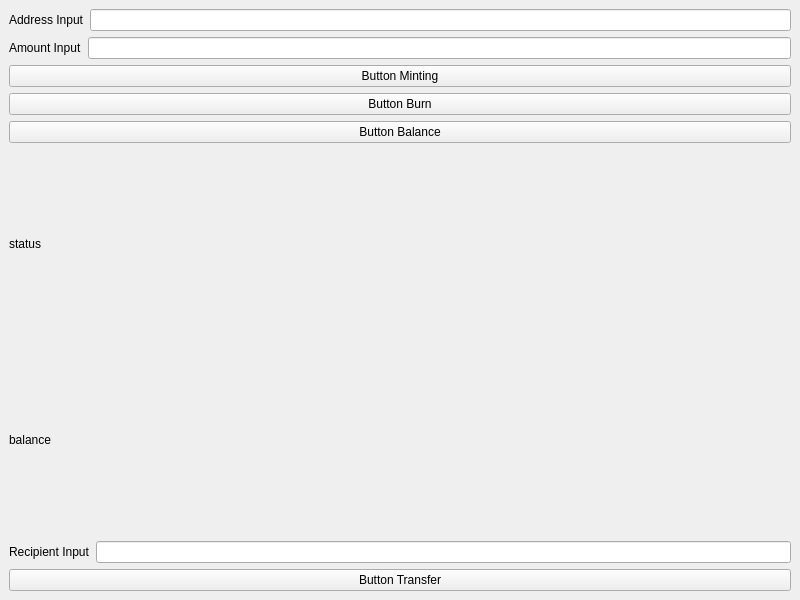
<?xml version="1.0" encoding="UTF-8"?>
<ui version="4.0">
 <class>MainWindow</class>
 <widget class="QMainWindow" name="MainWindow">
  <property name="geometry">
   <rect>
    <x>0</x>
    <y>0</y>
    <width>800</width>
    <height>600</height>
   </rect>
  </property>
  <property name="windowTitle">
   <string>MainWindow</string>
  </property>
  <widget class="QWidget" name="centralwidget">
   <layout class="QVBoxLayout" name="verticalLayout">
    <item>
     <layout class="QHBoxLayout" name="horizontalLayout">
      <item>
       <widget class="QLabel" name="addressLabel">
        <property name="text">
         <string>Address Input</string>
        </property>
       </widget>
      </item>
      <item>
       <widget class="QLineEdit" name="addressInput"/>
      </item>
     </layout>
    </item>
    <item>
     <layout class="QHBoxLayout" name="horizontalLayout_2">
      <item>
       <widget class="QLabel" name="amountLabel">
        <property name="text">
         <string>Amount Input</string>
        </property>
       </widget>
      </item>
      <item>
       <widget class="QLineEdit" name="amountInput"/>
      </item>
     </layout>
    </item>
    <item>
     <widget class="QPushButton" name="mintButton">
      <property name="text">
       <string>Button Minting</string>
      </property>
     </widget>
    </item>
    <item>
     <widget class="QPushButton" name="burnButton">
      <property name="text">
       <string>Button Burn</string>
      </property>
     </widget>
    </item>
    <item>
     <widget class="QPushButton" name="checkBalanceButton">
      <property name="text">
       <string>Button Balance</string>
      </property>
     </widget>
    </item>
    <item>
     <widget class="QLabel" name="statusLabel">
      <property name="text">
       <string>status</string>
      </property>
     </widget>
    </item>
    <item>
     <widget class="QLabel" name="balanceLabel">
      <property name="text">
       <string>balance</string>
      </property>
     </widget>
    </item>
    <item>
     <layout class="QHBoxLayout" name="horizontalLayout_3">
      <item>
       <widget class="QLabel" name="recipientLabel">
        <property name="text">
         <string>Recipient Input</string>
        </property>
       </widget>
      </item>
      <item>
       <widget class="QLineEdit" name="recipientInput"/>
      </item>
     </layout>
    </item>
    <item>
     <widget class="QPushButton" name="transferButton">
      <property name="text">
       <string>Button Transfer</string>
      </property>
     </widget>
    </item>
   </layout>
  </widget>
 </widget>
 <resources/>
 <connections/>
</ui>
